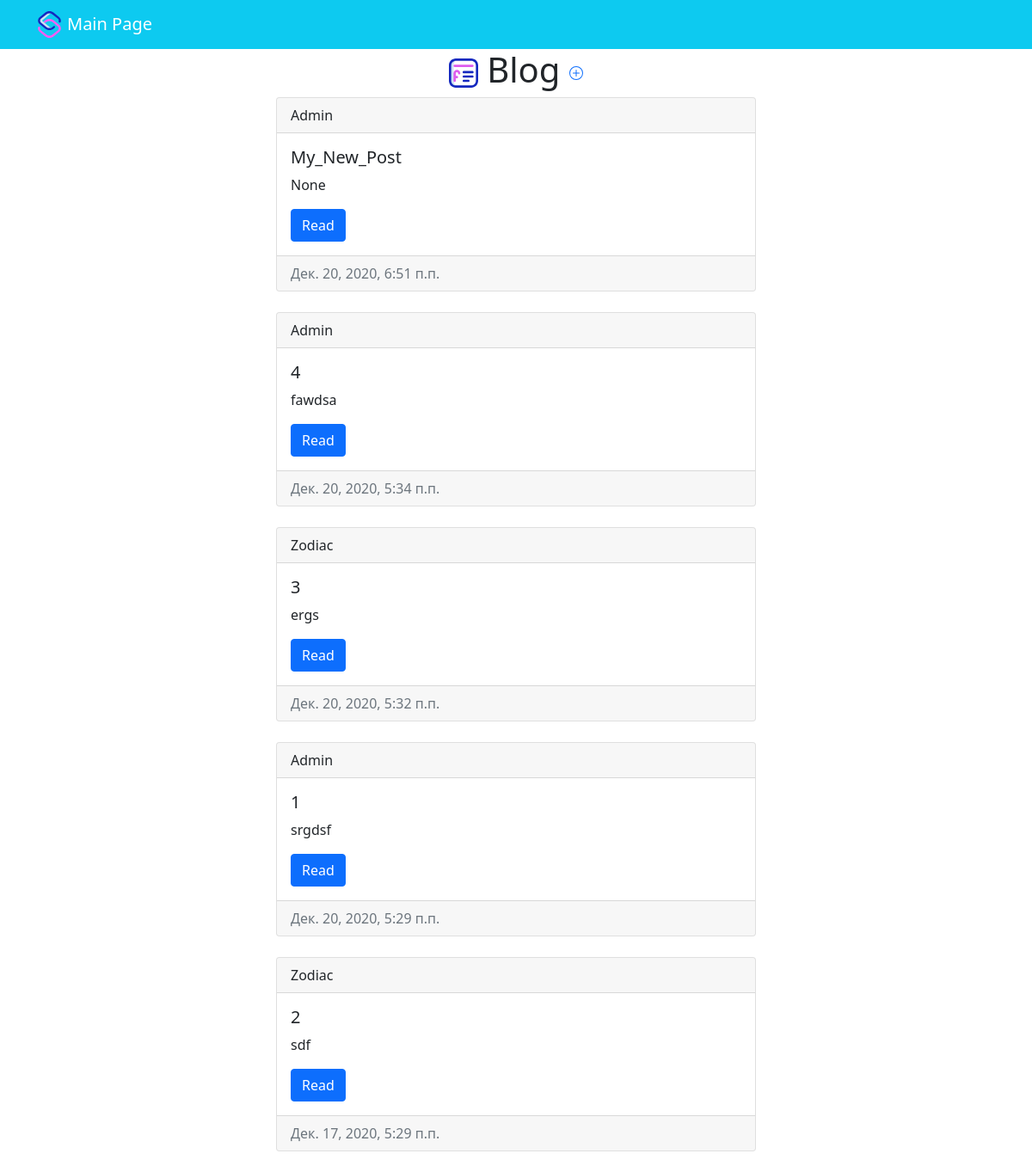
Before: / with the older database file.
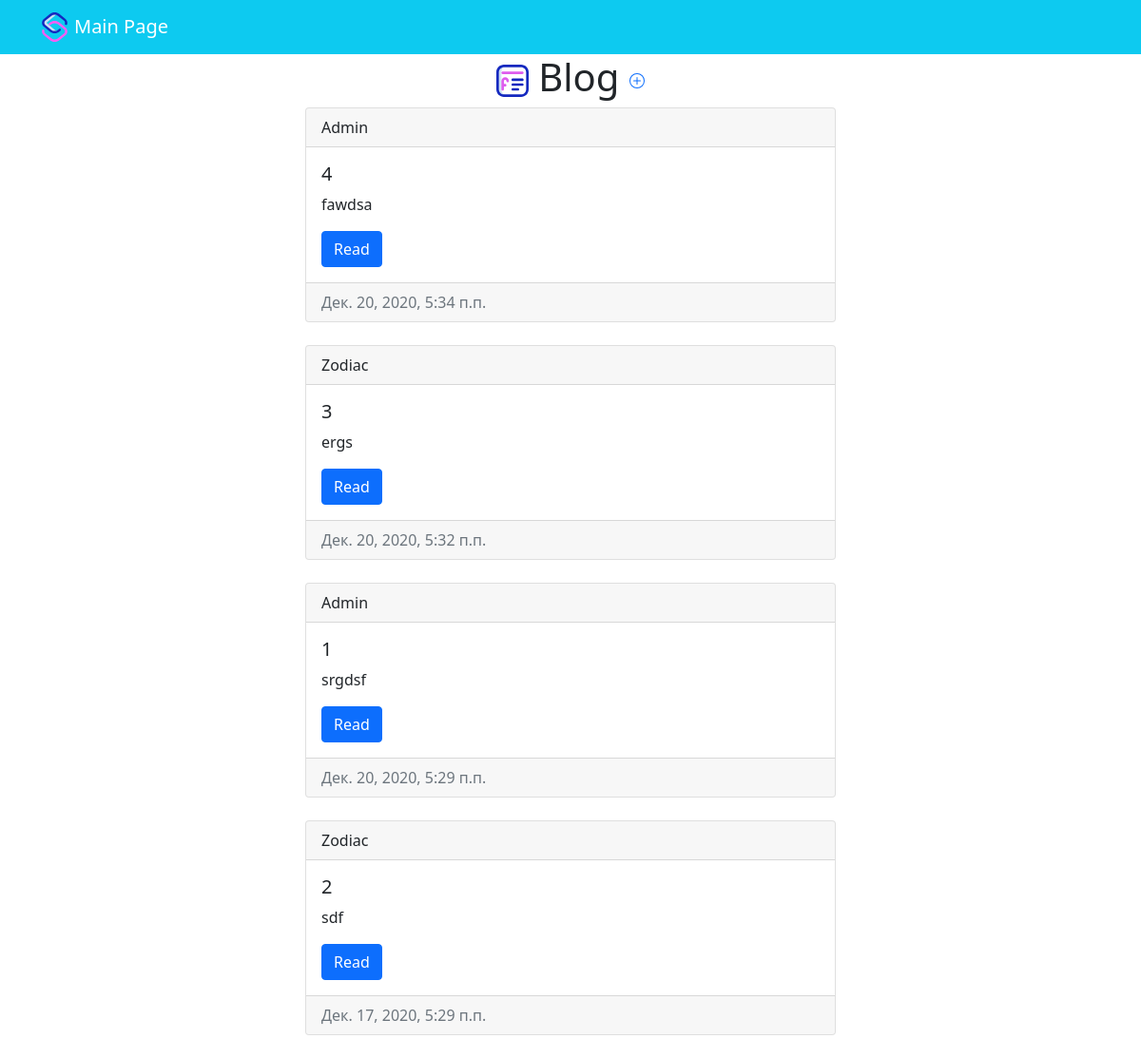
After: the same page with the newer database file.
### mysite/models.py (models this page shows, shortened)
class Post(models.Model):
    author = models.ForeignKey(settings.AUTH_USER_MODEL, on_delete=models.CASCADE)
    title = models.CharField(max_length=200)
    shortText = models.TextField(max_length=120, blank=True, null=True)
    text = models.TextField()
    created_date = models.DateTimeField(default=timezone.now)
    published_date = models.DateTimeField(blank=True, null=True)

### mysite/views.py (the view)
# urls.py: path('', views.post_list, name='post_list'),
def post_list(request):
    posts = Post.objects.filter(published_date__lte=timezone.now()).order_by('-published_date')
    return render(request, 'mysite/post_list.html', {'posts': posts})

### templates/mysite/post_list.html (shortened to what this page needs)
{% extends 'mysite/base.html' %}
{% block content %}
    {% for post in posts %}
        <div class="card">
            <div class="card-header">
                {{ post.author|capfirst }}
            </div>
            <div class="card-body">
                <h5 class="card-title">{{ post.title }}</h5>
                <p class="card-text">{{ post.shortText }}</p>
                <a href="{% url 'post_detail' pk=post.pk %}" class="btn btn-primary">Read</a>
            </div>
            <div class="card-footer text-muted">
                {{ post.published_date }}
            </div>
        </div>
    {% endfor %}
{% endblock %}

### templates/mysite/base.html (shortened to what this page needs)
{% load static %}
<!doctype html>
<html lang="en">
<head>
    <link href="https://cdn.jsdelivr.net/npm/bootstrap@5.0.0-beta1/dist/css/bootstrap.min.css" rel="stylesheet"
>
    <link rel="stylesheet" href="{% static 'css/style.css' %}">
</head>
<body>
<nav class="navbar navbar-dark bg-info">
    <div class="container">
        <a class="navbar-brand" href="/">
            <img src="{% static 'img/svg/030-shortcut-script-app.svg' %}" width="5%" alt="logo-brand"
                 class="d-inline-block align-top">
            Main Page
        </a>
    </div>
</nav>
<div class="container">
    <h1 class="heading-title"><img src="{% static 'img/svg/038-like.svg' %}" width="3%" alt=""> Blog
        <a href="{% url 'new_post' %}" class="top-menu">
        </a>
    </h1>
    {% block content %}
    {% endblock %}
</div>
</body>
</html>

### mysite/static/css/style.css (style rules this page uses)
.heading-title { text-align: center; }
.card { width: 50%; margin: 0 auto 1.5em auto; }

Changed rows visible on the page:
removed Post: author "Admin", title "My_New_Post", shortText "None", published_date "Дек. 20, 2020, 6:51 п.п."
